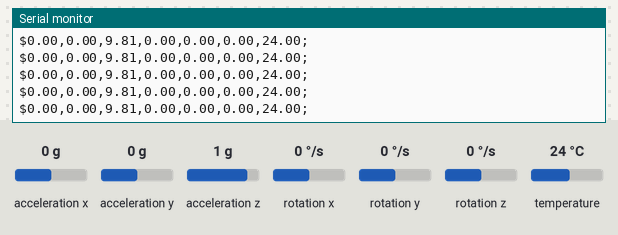
Bench run of a sketch on a simulated Arduino Uno, built with avr-gcc and run on an emulated ATmega328P. On the bench: the last lines printed to the serial monitor. Inputs (shaded band) come from the test bench; at power-on: acceleration y 0 g, acceleration x 0 g, acceleration z 1 g, rotation x 0 °/s, rotation y 0 °/s, rotation z 0 °/s, temperature 24 °C.

Above: at 1.3 s.
1.4 s: acceleration y set to -0.8 g
At 2.5 s:
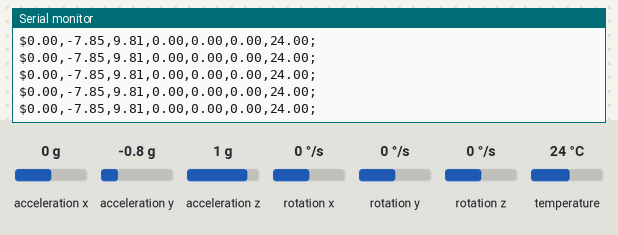
4.4 s: acceleration x set to -1.4 g
At 5.0 s:
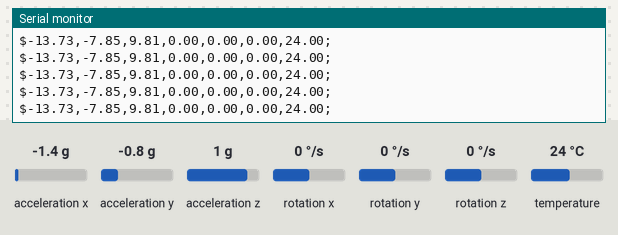
7.4 s: acceleration z set to -0.8 g
At 8.5 s:
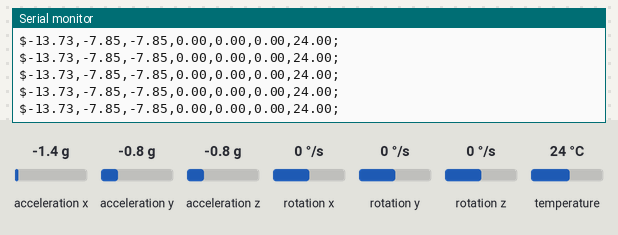
10.4 s: rotation x set to -192 °/s
At 11.2 s:
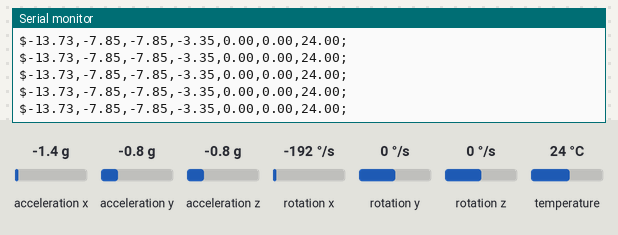
13.4 s: acceleration y set to 0 g
At 14.0 s:
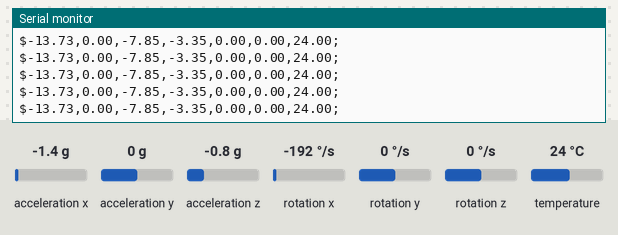

The sketch:

MPU6050.ino
```cpp
//
// MPU6050 Data Capture Program
//
// Author: Alex Spataru
//
// This program reads acceleration, gyroscope, and temperature data from an MPU6050
// sensor connected to an Arduino. It outputs the processed sensor readings over the serial
// port for visualization and data logging.
//
// The data can be visualized in Serial Studio with widgets specific to accelerometers
// and gyroscopes (such as a g-meter or an attitude indicator) by creating a project file.
// A JSON project file is available with this example for easy experimentation.
//
// Required Components:
// - MPU6050 Sensor connected to the Arduino (I2C communication)
//
// Connections:
// - Connect SDA pin of the MPU6050 to the Arduino's A4 (SDA) pin.
// - Connect SCL pin of the MPU6050 to the Arduino's A5 (SCL) pin.
//
// Baud Rate:
// - Serial Monitor: 115200 baud
//

// Include necessary libraries for MPU6050 sensor communication
#include <Adafruit_MPU6050.h>
#include <Adafruit_Sensor.h>
#include <Wire.h>

// Define MPU6050 object
Adafruit_MPU6050 mpu;

void setup(void) {
  // Start serial communication at a baud rate of 115200
  Serial.begin(115200);

  // Wait for the serial port to connect (for Serial Monitor stability)
  while (!Serial)
    delay(10);

  // Initialize MPU6050 sensor
  if (!mpu.begin()) {
    Serial.println("Failed to find MPU6050 chip");
    // Halt program if sensor initialization fails
    while (1) {
      delay(10);
    }
  }

  // Configure MPU6050 options
  mpu.setAccelerometerRange(MPU6050_RANGE_8_G);  // Set accelerometer range to ±8g
  mpu.setGyroRange(MPU6050_RANGE_500_DEG);       // Set gyroscope range to ±500°/s
  mpu.setFilterBandwidth(MPU6050_BAND_21_HZ);    // Set low-pass filter bandwidth to 21 Hz

  // Delay for sensor stabilization
  delay(100);
}

void loop() {
  // Define events to hold sensor readings
  sensors_event_t a, g, temp;

  // Retrieve readings from the MPU6050 sensor
  mpu.getEvent(&a, &g, &temp);

  // Print sensor data in CSV format for Serial Studio visualization
  Serial.print("$");               // Start of data packet
  Serial.print(a.acceleration.x);  // X-axis acceleration (m/s^2)
  Serial.print(",");
  Serial.print(a.acceleration.y);  // Y-axis acceleration (m/s^2)
  Serial.print(",");
  Serial.print(a.acceleration.z);  // Z-axis acceleration (m/s^2)
  Serial.print(",");
  Serial.print(g.gyro.x);  // X-axis gyroscope (deg/s)
  Serial.print(",");
  Serial.print(g.gyro.y);  // Y-axis gyroscope (deg/s)
  Serial.print(",");
  Serial.print(g.gyro.z);  // Z-axis gyroscope (deg/s)
  Serial.print(",");
  Serial.print(temp.temperature);  // Temperature (°C)
  Serial.print(";");               // End of data packet
  Serial.print("\n");

  // Delay for stable sampling rate
  delay(10);
}
```

Measured:
- after the input at 1.4 s, the serial monitor: prints a new line at once (image 1)
- after the input at 4.4 s, the serial monitor: prints a new line at once (image 2)
- after the input at 7.4 s, the serial monitor: prints a new line at once (image 3)
- after the input at 10.4 s, the serial monitor: prints a new line at once (image 4)
- after the input at 13.4 s, the serial monitor: prints a new line at once (image 5)
